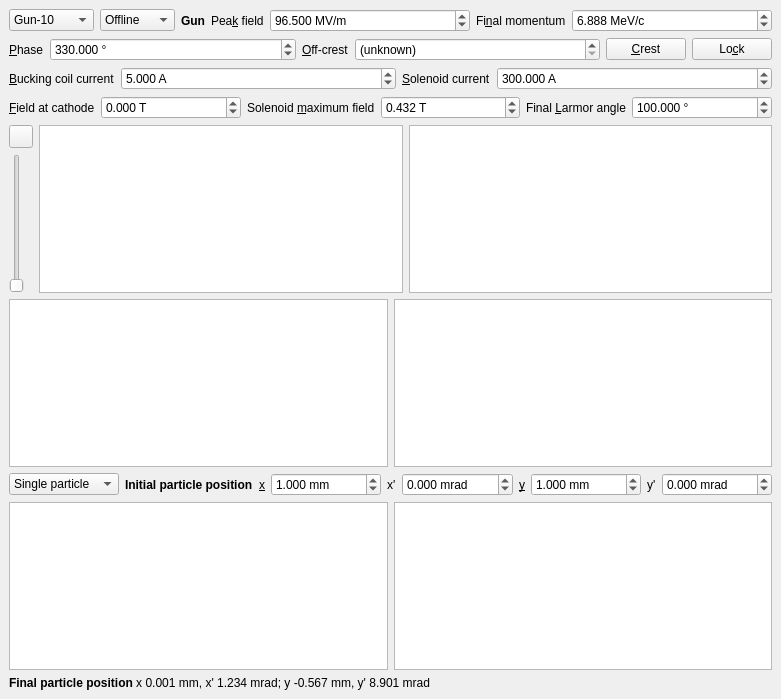
<?xml version="1.0" encoding="UTF-8"?>
<ui version="4.0">
 <class>RF_Solenoid_Tracker</class>
 <widget class="QMainWindow" name="RF_Solenoid_Tracker">
  <property name="geometry">
   <rect>
    <x>0</x>
    <y>0</y>
    <width>781</width>
    <height>699</height>
   </rect>
  </property>
  <property name="windowTitle">
   <string>Parasol - Combined RF &amp; Solenoid Tracking</string>
  </property>
  <property name="windowIcon">
   <iconset>
    <normaloff>Icons/parasol.png</normaloff>Icons/parasol.png</iconset>
  </property>
  <widget class="QWidget" name="centralwidget">
   <layout class="QVBoxLayout" name="verticalLayout">
    <item>
     <layout class="QHBoxLayout" name="gun_hbox">
      <item>
       <widget class="QComboBox" name="gun_dropdown">
        <property name="sizePolicy">
         <sizepolicy hsizetype="Maximum" vsizetype="Fixed">
          <horstretch>0</horstretch>
          <verstretch>0</verstretch>
         </sizepolicy>
        </property>
        <property name="minimumSize">
         <size>
          <width>0</width>
          <height>22</height>
         </size>
        </property>
        <property name="toolTip">
         <string>&lt;html&gt;&lt;head/&gt;&lt;body&gt;&lt;p&gt;Select the RF/solenoid model to use.&lt;/p&gt;&lt;p&gt;&lt;span style=&quot; font-weight:600;&quot;&gt;Gun-10&lt;/span&gt;: VELA/CLARA 10 Hz gun&lt;/p&gt;&lt;p&gt;&lt;span style=&quot; font-weight:600;&quot;&gt;Linac1&lt;/span&gt;: CLARA Linac 1&lt;/p&gt;&lt;p&gt;&lt;span style=&quot; font-weight:600;&quot;&gt;gb-rf-gun&lt;/span&gt;: Gulliford-Bazarov RF gun example&lt;/p&gt;&lt;p&gt;&lt;span style=&quot; font-weight:600;&quot;&gt;gb-dc-gun&lt;/span&gt;: Gulliford-Bazarov DC gun example&lt;/p&gt;&lt;/body&gt;&lt;/html&gt;</string>
        </property>
        <property name="sizeAdjustPolicy">
         <enum>QComboBox::AdjustToContentsOnFirstShow</enum>
        </property>
        <item>
         <property name="text">
          <string>Gun-10</string>
         </property>
         <property name="icon">
          <iconset>
           <normaloff>Icons/pistol.png</normaloff>Icons/pistol.png</iconset>
         </property>
        </item>
        <item>
         <property name="text">
          <string>Gun-400</string>
         </property>
         <property name="icon">
          <iconset>
           <normaloff>Icons/submachine-gun.png</normaloff>Icons/submachine-gun.png</iconset>
         </property>
        </item>
        <item>
         <property name="text">
          <string>Linac1</string>
         </property>
         <property name="icon">
          <iconset>
           <normaloff>Icons/bike.png</normaloff>Icons/bike.png</iconset>
         </property>
        </item>
        <item>
         <property name="text">
          <string>gb-rf-gun</string>
         </property>
        </item>
        <item>
         <property name="text">
          <string>gb-dc-gun</string>
         </property>
        </item>
       </widget>
      </item>
      <item>
       <widget class="QComboBox" name="machine_mode_dropdown">
        <property name="sizePolicy">
         <sizepolicy hsizetype="Maximum" vsizetype="Fixed">
          <horstretch>0</horstretch>
          <verstretch>0</verstretch>
         </sizepolicy>
        </property>
        <property name="toolTip">
         <string>&lt;html&gt;&lt;head/&gt;&lt;body&gt;&lt;p&gt;Switch between machine modes:&lt;/p&gt;&lt;p&gt;&lt;span style=&quot; font-weight:600;&quot;&gt;Offline&lt;/span&gt;: no interaction with machine&lt;/p&gt;&lt;p&gt;&lt;span style=&quot; font-weight:600;&quot;&gt;Virtual&lt;/span&gt;: connect to local virtual machine&lt;/p&gt;&lt;p&gt;&lt;span style=&quot; font-weight:600;&quot;&gt;Physical&lt;/span&gt;: connect to real machine via EPICS&lt;/p&gt;&lt;/body&gt;&lt;/html&gt;</string>
        </property>
        <item>
         <property name="text">
          <string>Offline</string>
         </property>
         <property name="icon">
          <iconset>
           <normaloff>Icons/Offline.png</normaloff>Icons/Offline.png</iconset>
         </property>
        </item>
        <item>
         <property name="text">
          <string>Virtual</string>
         </property>
         <property name="icon">
          <iconset>
           <normaloff>Icons/Virtual.png</normaloff>Icons/Virtual.png</iconset>
         </property>
        </item>
        <item>
         <property name="text">
          <string>Physical</string>
         </property>
         <property name="icon">
          <iconset>
           <normaloff>Icons/Physical.png</normaloff>Icons/Physical.png</iconset>
         </property>
        </item>
       </widget>
      </item>
      <item>
       <widget class="QLabel" name="gun_label">
        <property name="sizePolicy">
         <sizepolicy hsizetype="Maximum" vsizetype="Preferred">
          <horstretch>0</horstretch>
          <verstretch>0</verstretch>
         </sizepolicy>
        </property>
        <property name="font">
         <font>
          <weight>75</weight>
          <bold>true</bold>
         </font>
        </property>
        <property name="text">
         <string>Gun</string>
        </property>
       </widget>
      </item>
      <item>
       <widget class="QLabel" name="peak_field_label">
        <property name="sizePolicy">
         <sizepolicy hsizetype="Maximum" vsizetype="Preferred">
          <horstretch>0</horstretch>
          <verstretch>0</verstretch>
         </sizepolicy>
        </property>
        <property name="text">
         <string>Pea&amp;k field</string>
        </property>
        <property name="buddy">
         <cstring>peak_field_spin</cstring>
        </property>
       </widget>
      </item>
      <item>
       <widget class="QDoubleSpinBox" name="peak_field_spin">
        <property name="toolTip">
         <string>Peak accelerating field produced inside the RF cavity</string>
        </property>
        <property name="keyboardTracking">
         <bool>false</bool>
        </property>
        <property name="suffix">
         <string> MV/m</string>
        </property>
        <property name="decimals">
         <number>3</number>
        </property>
        <property name="maximum">
         <double>200.000000000000000</double>
        </property>
        <property name="value">
         <double>96.500000000000000</double>
        </property>
       </widget>
      </item>
      <item>
       <widget class="QLabel" name="momentum_label">
        <property name="sizePolicy">
         <sizepolicy hsizetype="Maximum" vsizetype="Preferred">
          <horstretch>0</horstretch>
          <verstretch>0</verstretch>
         </sizepolicy>
        </property>
        <property name="text">
         <string>Fi&amp;nal momentum</string>
        </property>
        <property name="buddy">
         <cstring>momentum_spin</cstring>
        </property>
       </widget>
      </item>
      <item>
       <widget class="QDoubleSpinBox" name="momentum_spin">
        <property name="toolTip">
         <string>Final momentum of a particle after traversing the RF cavity</string>
        </property>
        <property name="buttonSymbols">
         <enum>QAbstractSpinBox::UpDownArrows</enum>
        </property>
        <property name="keyboardTracking">
         <bool>false</bool>
        </property>
        <property name="suffix">
         <string> MeV/c</string>
        </property>
        <property name="decimals">
         <number>3</number>
        </property>
        <property name="maximum">
         <double>1000.000000000000000</double>
        </property>
        <property name="singleStep">
         <double>0.100000000000000</double>
        </property>
        <property name="value">
         <double>6.888000000000000</double>
        </property>
       </widget>
      </item>
     </layout>
    </item>
    <item>
     <layout class="QHBoxLayout" name="phase_hbox">
      <item>
       <widget class="QLabel" name="phase_label">
        <property name="sizePolicy">
         <sizepolicy hsizetype="Maximum" vsizetype="Preferred">
          <horstretch>0</horstretch>
          <verstretch>0</verstretch>
         </sizepolicy>
        </property>
        <property name="text">
         <string>&amp;Phase</string>
        </property>
        <property name="buddy">
         <cstring>phase_spin</cstring>
        </property>
       </widget>
      </item>
      <item>
       <widget class="QDoubleSpinBox" name="phase_spin">
        <property name="toolTip">
         <string>Phase between injected electron and the RF cavity</string>
        </property>
        <property name="statusTip">
         <string/>
        </property>
        <property name="buttonSymbols">
         <enum>QAbstractSpinBox::UpDownArrows</enum>
        </property>
        <property name="keyboardTracking">
         <bool>false</bool>
        </property>
        <property name="suffix">
         <string> °</string>
        </property>
        <property name="decimals">
         <number>3</number>
        </property>
        <property name="minimum">
         <double>-720.000000000000000</double>
        </property>
        <property name="maximum">
         <double>720.000000000000000</double>
        </property>
        <property name="singleStep">
         <double>0.100000000000000</double>
        </property>
        <property name="value">
         <double>330.000000000000000</double>
        </property>
       </widget>
      </item>
      <item>
       <widget class="QLabel" name="off_crest_label">
        <property name="sizePolicy">
         <sizepolicy hsizetype="Maximum" vsizetype="Preferred">
          <horstretch>0</horstretch>
          <verstretch>0</verstretch>
         </sizepolicy>
        </property>
        <property name="text">
         <string>&amp;Off-crest</string>
        </property>
        <property name="buddy">
         <cstring>off_crest_spin</cstring>
        </property>
       </widget>
      </item>
      <item>
       <widget class="QDoubleSpinBox" name="off_crest_spin">
        <property name="toolTip">
         <string>&lt;html&gt;&lt;head/&gt;&lt;body&gt;&lt;p&gt;Phase relative to off-crest value, or (unknown) when the crest phase is unknown.&lt;/p&gt;&lt;/body&gt;&lt;/html&gt;</string>
        </property>
        <property name="buttonSymbols">
         <enum>QAbstractSpinBox::UpDownArrows</enum>
        </property>
        <property name="specialValueText">
         <string>(unknown)</string>
        </property>
        <property name="keyboardTracking">
         <bool>false</bool>
        </property>
        <property name="prefix">
         <string>+</string>
        </property>
        <property name="suffix">
         <string> °</string>
        </property>
        <property name="decimals">
         <number>3</number>
        </property>
        <property name="minimum">
         <double>-360.000000000000000</double>
        </property>
        <property name="maximum">
         <double>360.000000000000000</double>
        </property>
        <property name="singleStep">
         <double>0.100000000000000</double>
        </property>
        <property name="value">
         <double>-360.000000000000000</double>
        </property>
       </widget>
      </item>
      <item>
       <widget class="QPushButton" name="crest_button">
        <property name="sizePolicy">
         <sizepolicy hsizetype="Fixed" vsizetype="Fixed">
          <horstretch>0</horstretch>
          <verstretch>0</verstretch>
         </sizepolicy>
        </property>
        <property name="toolTip">
         <string>Adjust the phase to produce the maximum momentum</string>
        </property>
        <property name="text">
         <string>&amp;Crest</string>
        </property>
        <property name="icon">
         <iconset>
          <normaloff>Icons/mountain-summit.png</normaloff>Icons/mountain-summit.png</iconset>
        </property>
       </widget>
      </item>
      <item>
       <widget class="QPushButton" name="lock_button">
        <property name="sizePolicy">
         <sizepolicy hsizetype="Fixed" vsizetype="Fixed">
          <horstretch>0</horstretch>
          <verstretch>0</verstretch>
         </sizepolicy>
        </property>
        <property name="toolTip">
         <string>Re-crest and keep the off-crest value when the RF peak field changes</string>
        </property>
        <property name="text">
         <string>Lo&amp;ck</string>
        </property>
        <property name="icon">
         <iconset>
          <normaloff>Icons/padlock-open.png</normaloff>
          <normalon>Icons/padlock-closed.png</normalon>Icons/padlock-open.png</iconset>
        </property>
        <property name="checkable">
         <bool>true</bool>
        </property>
        <property name="checked">
         <bool>false</bool>
        </property>
        <property name="default">
         <bool>false</bool>
        </property>
        <property name="flat">
         <bool>false</bool>
        </property>
       </widget>
      </item>
     </layout>
    </item>
    <item>
     <layout class="QHBoxLayout" name="solenoids_hbox">
      <property name="sizeConstraint">
       <enum>QLayout::SetDefaultConstraint</enum>
      </property>
      <item>
       <widget class="QLabel" name="bc_label">
        <property name="sizePolicy">
         <sizepolicy hsizetype="Maximum" vsizetype="Preferred">
          <horstretch>0</horstretch>
          <verstretch>0</verstretch>
         </sizepolicy>
        </property>
        <property name="text">
         <string>&amp;Bucking coil current</string>
        </property>
        <property name="buddy">
         <cstring>bc_spin</cstring>
        </property>
       </widget>
      </item>
      <item>
       <widget class="QDoubleSpinBox" name="bc_spin">
        <property name="buttonSymbols">
         <enum>QAbstractSpinBox::UpDownArrows</enum>
        </property>
        <property name="keyboardTracking">
         <bool>false</bool>
        </property>
        <property name="suffix">
         <string> A</string>
        </property>
        <property name="decimals">
         <number>3</number>
        </property>
        <property name="minimum">
         <double>0.000000000000000</double>
        </property>
        <property name="maximum">
         <double>8.000000000000000</double>
        </property>
        <property name="value">
         <double>5.000000000000000</double>
        </property>
       </widget>
      </item>
      <item>
       <widget class="QLabel" name="sol_label">
        <property name="sizePolicy">
         <sizepolicy hsizetype="Maximum" vsizetype="Preferred">
          <horstretch>0</horstretch>
          <verstretch>0</verstretch>
         </sizepolicy>
        </property>
        <property name="text">
         <string>&amp;Solenoid current</string>
        </property>
        <property name="buddy">
         <cstring>sol_spin</cstring>
        </property>
       </widget>
      </item>
      <item>
       <widget class="QDoubleSpinBox" name="sol_spin">
        <property name="buttonSymbols">
         <enum>QAbstractSpinBox::UpDownArrows</enum>
        </property>
        <property name="keyboardTracking">
         <bool>false</bool>
        </property>
        <property name="suffix">
         <string> A</string>
        </property>
        <property name="decimals">
         <number>3</number>
        </property>
        <property name="maximum">
         <double>500.000000000000000</double>
        </property>
        <property name="value">
         <double>300.000000000000000</double>
        </property>
       </widget>
      </item>
     </layout>
    </item>
    <item>
     <layout class="QHBoxLayout" name="fields_hbox">
      <property name="sizeConstraint">
       <enum>QLayout::SetDefaultConstraint</enum>
      </property>
      <item>
       <widget class="QLabel" name="cathode_field_label">
        <property name="sizePolicy">
         <sizepolicy hsizetype="Maximum" vsizetype="Preferred">
          <horstretch>0</horstretch>
          <verstretch>0</verstretch>
         </sizepolicy>
        </property>
        <property name="text">
         <string>&amp;Field at cathode</string>
        </property>
        <property name="buddy">
         <cstring>cathode_field_spin</cstring>
        </property>
       </widget>
      </item>
      <item>
       <widget class="QDoubleSpinBox" name="cathode_field_spin">
        <property name="toolTip">
         <string>Use the combined BC and solenoid field map to calculate the field at the cathode</string>
        </property>
        <property name="buttonSymbols">
         <enum>QAbstractSpinBox::UpDownArrows</enum>
        </property>
        <property name="keyboardTracking">
         <bool>false</bool>
        </property>
        <property name="suffix">
         <string> T</string>
        </property>
        <property name="decimals">
         <number>3</number>
        </property>
        <property name="minimum">
         <double>-99.989999999999995</double>
        </property>
        <property name="singleStep">
         <double>0.010000000000000</double>
        </property>
       </widget>
      </item>
      <item>
       <widget class="QLabel" name="sol_field_label">
        <property name="sizePolicy">
         <sizepolicy hsizetype="Maximum" vsizetype="Preferred">
          <horstretch>0</horstretch>
          <verstretch>0</verstretch>
         </sizepolicy>
        </property>
        <property name="text">
         <string>Solenoid &amp;maximum field</string>
        </property>
        <property name="buddy">
         <cstring>sol_field_spin</cstring>
        </property>
       </widget>
      </item>
      <item>
       <widget class="QDoubleSpinBox" name="sol_field_spin">
        <property name="toolTip">
         <string>Peak field in the solenoid</string>
        </property>
        <property name="buttonSymbols">
         <enum>QAbstractSpinBox::UpDownArrows</enum>
        </property>
        <property name="keyboardTracking">
         <bool>false</bool>
        </property>
        <property name="suffix">
         <string> T</string>
        </property>
        <property name="decimals">
         <number>3</number>
        </property>
        <property name="maximum">
         <double>500.000000000000000</double>
        </property>
        <property name="singleStep">
         <double>0.010000000000000</double>
        </property>
        <property name="value">
         <double>0.432000000000000</double>
        </property>
       </widget>
      </item>
      <item>
       <widget class="QLabel" name="larmor_angle_label">
        <property name="sizePolicy">
         <sizepolicy hsizetype="Maximum" vsizetype="Preferred">
          <horstretch>0</horstretch>
          <verstretch>0</verstretch>
         </sizepolicy>
        </property>
        <property name="text">
         <string>Final &amp;Larmor angle</string>
        </property>
        <property name="buddy">
         <cstring>larmor_angle_spin</cstring>
        </property>
       </widget>
      </item>
      <item>
       <widget class="QDoubleSpinBox" name="larmor_angle_spin">
        <property name="toolTip">
         <string>Final Larmor angle of the particle after traversing the RF cavity and solenoid</string>
        </property>
        <property name="buttonSymbols">
         <enum>QAbstractSpinBox::UpDownArrows</enum>
        </property>
        <property name="keyboardTracking">
         <bool>false</bool>
        </property>
        <property name="suffix">
         <string> °</string>
        </property>
        <property name="decimals">
         <number>3</number>
        </property>
        <property name="minimum">
         <double>-1000.000000000000000</double>
        </property>
        <property name="maximum">
         <double>1000.000000000000000</double>
        </property>
        <property name="value">
         <double>100.000000000000000</double>
        </property>
       </widget>
      </item>
     </layout>
    </item>
    <item>
     <layout class="QHBoxLayout" name="horizontalLayout_3">
      <item>
       <layout class="QVBoxLayout" name="verticalLayout_2">
        <item>
         <widget class="QToolButton" name="phase_play_button">
          <property name="toolTip">
           <string>&lt;html&gt;&lt;head/&gt;&lt;body&gt;&lt;p&gt;Play an animation of the linac phase&lt;/p&gt;&lt;/body&gt;&lt;/html&gt;</string>
          </property>
          <property name="text">
           <string/>
          </property>
          <property name="icon">
           <iconset>
            <normaloff>Icons/play-button.png</normaloff>
            <normalon>Icons/pause-symbol.png</normalon>Icons/play-button.png</iconset>
          </property>
          <property name="checkable">
           <bool>true</bool>
          </property>
         </widget>
        </item>
        <item>
         <widget class="QSlider" name="phase_slider">
          <property name="toolTip">
           <string>&lt;html&gt;&lt;head/&gt;&lt;body&gt;&lt;p&gt;&lt;span style=&quot; font-weight:600;&quot;&gt;Linac phase&lt;/span&gt; - use this to cycle through the displayed RF phase. This has no effect on the calculation.&lt;/p&gt;&lt;/body&gt;&lt;/html&gt;</string>
          </property>
          <property name="maximum">
           <number>360</number>
          </property>
          <property name="orientation">
           <enum>Qt::Vertical</enum>
          </property>
         </widget>
        </item>
       </layout>
      </item>
      <item>
       <widget class="PlotWidget" name="E_field_plot"/>
      </item>
      <item>
       <widget class="PlotWidget" name="B_field_plot"/>
      </item>
     </layout>
    </item>
    <item>
     <layout class="QGridLayout" name="mom_la_grid">
      <item row="0" column="0">
       <widget class="PlotWidget" name="momentum_plot"/>
      </item>
      <item row="0" column="2">
       <widget class="PlotWidget" name="larmor_angle_plot"/>
      </item>
     </layout>
    </item>
    <item>
     <layout class="QHBoxLayout" name="ustart_hbox">
      <item>
       <widget class="QComboBox" name="tracking_dropdown">
        <item>
         <property name="text">
          <string>Single particle</string>
         </property>
        </item>
        <item>
         <property name="text">
          <string>Beam</string>
         </property>
        </item>
       </widget>
      </item>
      <item>
       <widget class="QLabel" name="ustart_label">
        <property name="sizePolicy">
         <sizepolicy hsizetype="Maximum" vsizetype="Preferred">
          <horstretch>0</horstretch>
          <verstretch>0</verstretch>
         </sizepolicy>
        </property>
        <property name="font">
         <font>
          <weight>75</weight>
          <bold>true</bold>
         </font>
        </property>
        <property name="text">
         <string>Initial particle position</string>
        </property>
       </widget>
      </item>
      <item>
       <widget class="QLabel" name="x_label">
        <property name="sizePolicy">
         <sizepolicy hsizetype="Maximum" vsizetype="Preferred">
          <horstretch>0</horstretch>
          <verstretch>0</verstretch>
         </sizepolicy>
        </property>
        <property name="text">
         <string>&amp;x</string>
        </property>
        <property name="buddy">
         <cstring>x_spin</cstring>
        </property>
       </widget>
      </item>
      <item>
       <widget class="QDoubleSpinBox" name="x_spin">
        <property name="toolTip">
         <string>Initial horizontal position of the particle</string>
        </property>
        <property name="buttonSymbols">
         <enum>QAbstractSpinBox::UpDownArrows</enum>
        </property>
        <property name="keyboardTracking">
         <bool>false</bool>
        </property>
        <property name="suffix">
         <string> mm</string>
        </property>
        <property name="decimals">
         <number>3</number>
        </property>
        <property name="minimum">
         <double>-200.000000000000000</double>
        </property>
        <property name="maximum">
         <double>200.000000000000000</double>
        </property>
        <property name="singleStep">
         <double>0.100000000000000</double>
        </property>
        <property name="value">
         <double>1.000000000000000</double>
        </property>
       </widget>
      </item>
      <item>
       <widget class="QLabel" name="xdash_label">
        <property name="sizePolicy">
         <sizepolicy hsizetype="Maximum" vsizetype="Preferred">
          <horstretch>0</horstretch>
          <verstretch>0</verstretch>
         </sizepolicy>
        </property>
        <property name="text">
         <string>x'</string>
        </property>
        <property name="buddy">
         <cstring>xdash_spin</cstring>
        </property>
       </widget>
      </item>
      <item>
       <widget class="QDoubleSpinBox" name="xdash_spin">
        <property name="toolTip">
         <string>Initial horizontal angle of the particle</string>
        </property>
        <property name="buttonSymbols">
         <enum>QAbstractSpinBox::UpDownArrows</enum>
        </property>
        <property name="keyboardTracking">
         <bool>false</bool>
        </property>
        <property name="suffix">
         <string> mrad</string>
        </property>
        <property name="decimals">
         <number>3</number>
        </property>
        <property name="minimum">
         <double>-360.000000000000000</double>
        </property>
        <property name="maximum">
         <double>720.000000000000000</double>
        </property>
        <property name="singleStep">
         <double>0.100000000000000</double>
        </property>
        <property name="value">
         <double>0.000000000000000</double>
        </property>
       </widget>
      </item>
      <item>
       <widget class="QLabel" name="y_label">
        <property name="sizePolicy">
         <sizepolicy hsizetype="Maximum" vsizetype="Preferred">
          <horstretch>0</horstretch>
          <verstretch>0</verstretch>
         </sizepolicy>
        </property>
        <property name="text">
         <string>&amp;y</string>
        </property>
        <property name="buddy">
         <cstring>y_spin</cstring>
        </property>
       </widget>
      </item>
      <item>
       <widget class="QDoubleSpinBox" name="y_spin">
        <property name="toolTip">
         <string>Initial vertical position of the particle</string>
        </property>
        <property name="buttonSymbols">
         <enum>QAbstractSpinBox::UpDownArrows</enum>
        </property>
        <property name="keyboardTracking">
         <bool>false</bool>
        </property>
        <property name="suffix">
         <string> mm</string>
        </property>
        <property name="decimals">
         <number>3</number>
        </property>
        <property name="minimum">
         <double>-200.000000000000000</double>
        </property>
        <property name="maximum">
         <double>200.000000000000000</double>
        </property>
        <property name="singleStep">
         <double>0.100000000000000</double>
        </property>
        <property name="value">
         <double>1.000000000000000</double>
        </property>
       </widget>
      </item>
      <item>
       <widget class="QLabel" name="ydash_label">
        <property name="sizePolicy">
         <sizepolicy hsizetype="Maximum" vsizetype="Preferred">
          <horstretch>0</horstretch>
          <verstretch>0</verstretch>
         </sizepolicy>
        </property>
        <property name="text">
         <string>y'</string>
        </property>
        <property name="buddy">
         <cstring>ydash_spin</cstring>
        </property>
       </widget>
      </item>
      <item>
       <widget class="QDoubleSpinBox" name="ydash_spin">
        <property name="toolTip">
         <string>Initial vertical angle of the particle</string>
        </property>
        <property name="buttonSymbols">
         <enum>QAbstractSpinBox::UpDownArrows</enum>
        </property>
        <property name="keyboardTracking">
         <bool>false</bool>
        </property>
        <property name="suffix">
         <string> mrad</string>
        </property>
        <property name="decimals">
         <number>3</number>
        </property>
        <property name="minimum">
         <double>-360.000000000000000</double>
        </property>
        <property name="maximum">
         <double>720.000000000000000</double>
        </property>
        <property name="singleStep">
         <double>0.100000000000000</double>
        </property>
        <property name="value">
         <double>0.000000000000000</double>
        </property>
       </widget>
      </item>
     </layout>
    </item>
    <item>
     <layout class="QHBoxLayout" name="xy_plot_hbox">
      <item>
       <widget class="PlotWidget" name="xy_plot"/>
      </item>
      <item>
       <widget class="PlotWidget" name="xdash_ydash_plot"/>
      </item>
     </layout>
    </item>
    <item>
     <widget class="QLabel" name="uend_label">
      <property name="text">
       <string>&lt;html&gt;&lt;head/&gt;&lt;body&gt;&lt;p&gt;&lt;span style=&quot; font-weight:600;&quot;&gt;Final particle position&lt;/span&gt; x 0.001 mm, x' 1.234 mrad; y -0.567 mm, y' 8.901 mrad&lt;/p&gt;&lt;/body&gt;&lt;/html&gt;</string>
      </property>
     </widget>
    </item>
   </layout>
  </widget>
 </widget>
 <customwidgets>
  <customwidget>
   <class>PlotWidget</class>
   <extends>QGraphicsView</extends>
   <header>pyqtgraph</header>
  </customwidget>
 </customwidgets>
 <resources/>
 <connections/>
</ui>
